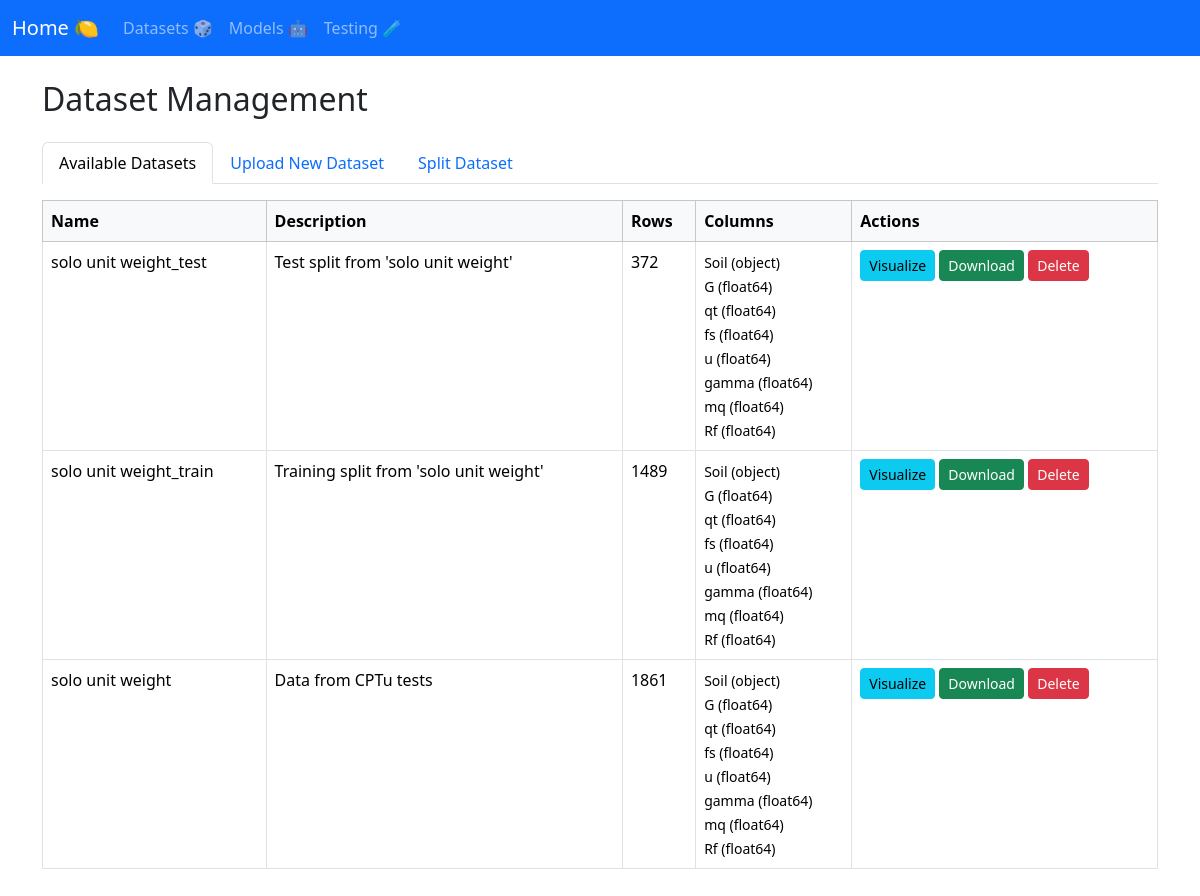
The app's page /manage_datasets/, older data.
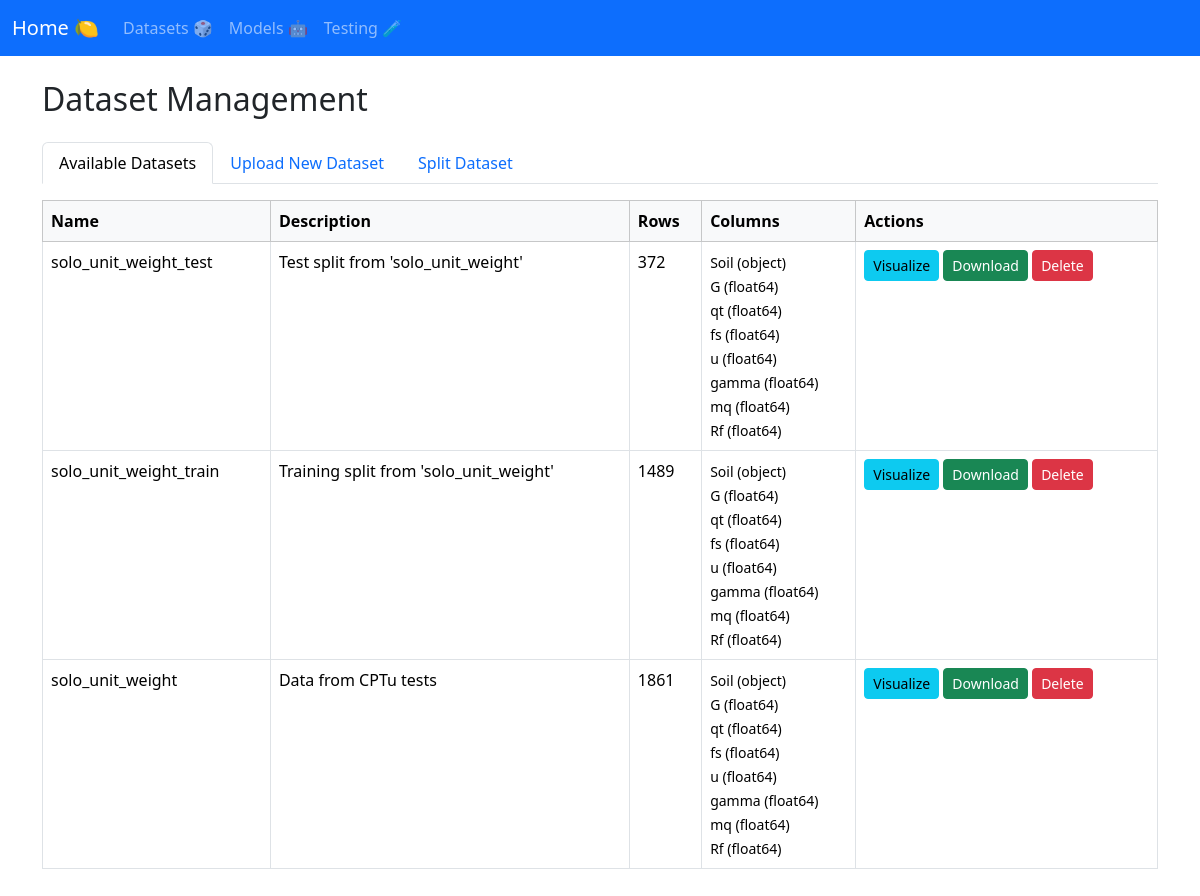
The same page, newer data.
### manage_datasets/models.py (models this page shows)
class Dataset(models.Model):
    file = models.FileField(
        upload_to="datasets/", help_text="The CSV file containing the dataset"
    )
    name = models.CharField(max_length=100, help_text="Name of the dataset")
    separator = models.CharField(
        max_length=10,
        default=",",
        help_text="Separator used in the CSV file (e.g., ',', ';', '\t')",
    )
    encoding = models.CharField(
        max_length=20,
        default="utf-8",
        help_text="Encoding of the CSV file (e.g., 'utf-8', 'latin-1')",
    )
    description = models.TextField(
        blank=True, null=True, help_text="A brief description of the dataset's contents"
    )
    date = models.DateTimeField(
        auto_now_add=True, help_text="Date and time when the dataset was uploaded"
    )
    n_rows = models.IntegerField(default=0, help_text="Number of rows in the dataset")
    columns = models.JSONField(
        help_text="JSON representation of the column names and their data types"
    )
    n_columns = models.IntegerField(
        default=0, help_text="Number of columns in the dataset"
    )
    uploaded_by = models.ForeignKey(
        User,
        on_delete=models.SET_NULL,
        blank=True,
        null=True,
        help_text="User who uploaded the dataset",
    )
    plots_context = models.JSONField(
        blank=True, null=True, help_text="Cached plots for visualization"
    )
    stats_context = models.JSONField(
        blank=True, null=True, help_text="Cached stats for visualization"
    )
    head_context = models.TextField(
        blank=True,
        null=True,
        help_text="Cached HTML for the head of the dataset for visualization",
    )
    def __str__(self):
        return str(self.name)

### manage_datasets/views.py (the view, shortened to what this page needs)
# urls.py: path("", include("manage_datasets.urls")),
def manage_datasets(request):
    if not os.path.exists(settings.DATASETS_DIR):
        os.makedirs(settings.DATASETS_DIR)
    datasets = Dataset.objects.all().order_by("-date")
    upload_form = UploadCSVForm()
    split_form = SplitDatasetForm()
    return render(
        request,
        "manage_datasets.html",
        {"upload_form": upload_form, "split_form": split_form, "datasets": datasets},
    )

### templates/manage_datasets.html (shortened to what this page needs)
{% extends 'base.html' %}
{% block content %}
<h2 class="mb-4">Dataset Management</h2>
<ul class="nav nav-tabs" id="datasetTabs" role="tablist">
    <li class="nav-item" role="presentation">
        <button class="nav-link active" id="list-tab" data-bs-toggle="tab" data-bs-target="#list-panel" type="button" role="tab" aria-controls="list-panel" aria-selected="true">Available Datasets</button>
    </li>
    <li class="nav-item" role="presentation">
        <button class="nav-link" id="upload-tab" data-bs-toggle="tab" data-bs-target="#upload-panel" type="button" role="tab" aria-controls="upload-panel" aria-selected="false">Upload New Dataset</button>
    </li>
    <li class="nav-item" role="presentation">
        <button class="nav-link" id="split-tab" data-bs-toggle="tab" data-bs-target="#split-panel" type="button" role="tab" aria-controls="split-panel" aria-selected="false">Split Dataset</button>
    </li>
</ul>
<div class="tab-content" id="datasetTabsContent">
    <div class="tab-pane fade show active" id="list-panel" role="tabpanel" aria-labelledby="list-tab">
        <div class="table-responsive mt-3">
            <table class="table table-bordered table-hover">
                <thead class="table-light">
                    <tr>
                        <th>Name</th>
                        <th>Description</th>
                        <th>Rows</th>
                        <th>Columns</th>
                        <th>Actions</th>
                    </tr>
                </thead>
                <tbody>
                    {% for ds in datasets %}
                    <tr>
                        <td>{{ ds.name }}</td>
                        <td>{{ ds.description|default:"-" }}</td>
                        <td>{{ ds.n_rows }}</td>
                        <td>
                            <ul class="list-unstyled mb-0">
                                {% for col, type in ds.columns.items %}
                                    <li><small>{{ col }} ({{ type }})</small></li>
                                {% endfor %}
                            </ul>
                        </td>
                        <td>
                            <button type="button" class="btn btn-sm btn-info mb-1 visualize-btn" data-url="{% url 'visualize_dataset_view' ds.pk %}">Visualize</button>
                            <a href="{% url 'download_dataset_view' ds.pk %}" class="btn btn-sm btn-success mb-1">Download</a>
                            <a href="{% url 'delete_dataset_view' ds.pk %}" class="btn btn-sm btn-danger mb-1" onclick="return confirm('Are you sure you want to permanently delete this dataset?');">Delete</a>
                        </td>
                    </tr>
                    {% empty %}
                    <tr>
                        <td colspan="5" class="text-center">No datasets found.</td>
                    </tr>
                    {% endfor %}
                </tbody>
            </table>
        </div>
    </div>
</div>
{% endblock %}

### templates/base.html (shortened to what this page needs)
<!DOCTYPE html>
<html lang="en">
<head>
    <link href="https://cdn.jsdelivr.net/npm/bootstrap@5.3.3/dist/css/bootstrap.min.css" rel="stylesheet">
</head>
<body>
    <nav class="navbar navbar-expand-lg navbar-dark bg-primary">
      <div class="container-fluid">
        <a class="navbar-brand" href="{% url 'home_view' %}">Home 🍋</a>
        <div class="collapse navbar-collapse">
          <ul class="navbar-nav me-auto">
            <li class="nav-item"><a class="nav-link" href="{% url 'manage_datasets_view' %}">Datasets 🎲</a></li>
            <li class="nav-item"><a class="nav-link" href="{% url 'manage_MLmodels_view' %}">Models 🤖</a></li>
            <li class="nav-item"><a class="nav-link" href="{% url 'testing_view' %}">Testing 🧪</a></li>
          </ul>
        </div>
      </div>
    </nav>
    <div class="container mt-4">
        {% block content %}{% endblock %}
    </div>
</body>
</html>

Row changes from the older to the newer data that the page shows:
removed Dataset: name "solo unit weight_test", description "Test split from 'solo unit weight'", n_rows "372", columns "Soil" "G" "qt" "fs" "u" "gamma" "mq" "Rf", columns "object" "float64" "float64" "float64" "float64" "float64" "float64" "float64"
removed Dataset: name "solo unit weight_train", description "Training split from 'solo unit weight'", n_rows "1489", columns "Soil" "G" "qt" "fs" "u" "gamma" "mq" "Rf", columns "object" "float64" "float64" "float64" "float64" "float64" "float64" "float64"
removed Dataset: name "solo unit weight", description "Data from CPTu tests", n_rows "1861", columns "Soil" "G" "qt" "fs" "u" "gamma" "mq" "Rf", columns "object" "float64" "float64" "float64" "float64" "float64" "float64" "float64"
added Dataset: name "solo_unit_weight_test", description "Test split from 'solo_unit_weight'", n_rows "372", columns "Soil" "G" "qt" "fs" "u" "gamma" "mq" "Rf", columns "object" "float64" "float64" "float64" "float64" "float64" "float64" "float64"
added Dataset: name "solo_unit_weight_train", description "Training split from 'solo_unit_weight'", n_rows "1489", columns "Soil" "G" "qt" "fs" "u" "gamma" "mq" "Rf", columns "object" "float64" "float64" "float64" "float64" "float64" "float64" "float64"
added Dataset: name "solo_unit_weight", description "Data from CPTu tests", n_rows "1861", columns "Soil" "G" "qt" "fs" "u" "gamma" "mq" "Rf", columns "object" "float64" "float64" "float64" "float64" "float64" "float64" "float64"
